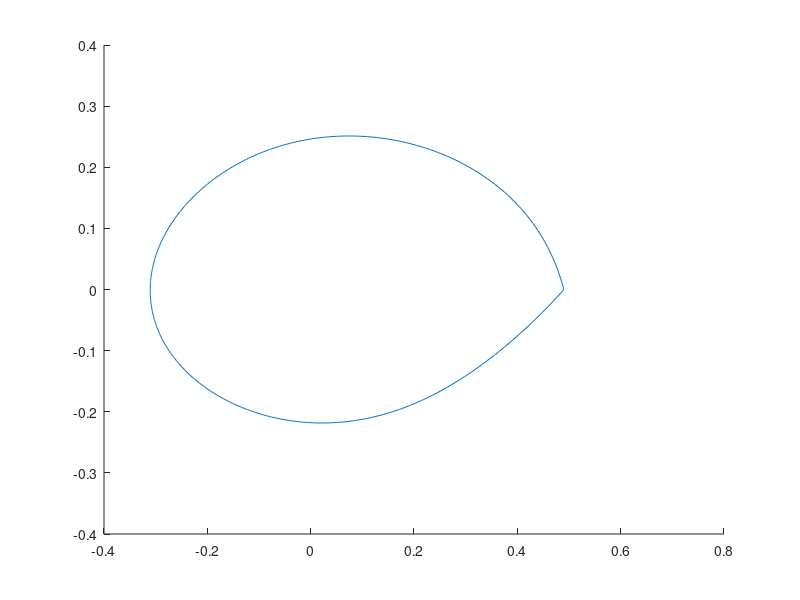

Recreate this plot in MATLAB. (Note: this script raises an error after producing the figure.)
function Bezier_curve()
%Hello! this will plot Bezier curve for n control points 
%This is a replacement of the program 'Parametic Cubic Bezier Curve'
%submitted before ...Bezier for any number of points ...enjoy 
clear all 
clc

% n=input('Enter no. of points  ');
% w=input('Press 1 for entry through mouse or 2 for keyboard repectively-->');
% if w==1
%     axis([-0.5 0.5 -0.5 0.5])
%     [p]=ginput(n);
% end
% if w==2
%     [p]=input('Enter co-odinates of points within brackets ->[x1 y1;x2 y2;x3 y3;...;xn yn] ');
% end
% n
% p

% n = 11;
% p = [    0.4902    0.0029
%     0.3704    0.2569
%     0.1630    0.4029
%     0.0294    0.4905
%    -0.2033    0.4117
%    -0.3715    0.1489
%    -0.3301   -0.1255
%    -0.1388   -0.3299
%    -0.0075   -0.3328
%     0.2598   -0.2774
%     0.4902    0.0029];


n =17;


p =[

    0.49    0.0000
    0.4395    0.1635
    0.3105    0.2453
    0.1630    0.2832
    0.0040    0.3007
   -0.1204    0.2774
   -0.2540    0.2277
   -0.3531    0.1255
   -0.4706    0.0029
   -0.4061   -0.0934
   -0.3070   -0.1839
   -0.1826   -0.2365
    0.0040   -0.3007
    0.1285   -0.2599
    0.2690   -0.1810
    0.3957   -0.0905
    0.49   -0.0];
    
n =17;


% p =[
% 
%     0.20    0.00
%     0.1907    0.1810
%     0.1354    0.3007
%     0.0778    0.3883
%     0.0040    0.4876
%    -0.1250    0.3387
%    -0.1941    0.1956
%    -0.1526    0.0934
%    -0.1987    0.0029
%    -0.2056   -0.1255
%    -0.1526   -0.2190
%    -0.0997   -0.3007
%    -0.0006   -0.4672
%     0.0478   -0.3854
%     0.1285   -0.2920
%     0.1653   -0.1460
%     0.2    0.0000];
 BezierCurve(n,p)
end
 function   []= BezierCurve(n,p)
 n1=n-1;
for    i=0:1:n1
sigma(i+1)=factorial(n1)/(factorial(i)*factorial(n1-i));  % for calculating (x!/(y!(x-y)!)) values 
end
l=[];
UB=[];
for u=0:0.002:1
for d=1:n
UB(d)=sigma(d)*((1-u)^(n-d))*(u^(d-1));
end
l=cat(1,l,UB);                                      %catenation 
end
P=l*p;
l = line(P(:,1),P(:,2))
xx = l.XData';
yy = l.YData';
save('x.mat','xx');
save('y.mat','yy');
%lp = line(p(:,1),p(:,2))

 end